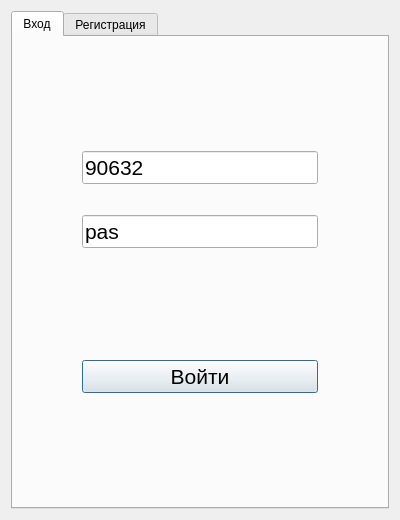
<?xml version="1.0" encoding="UTF-8"?>
<ui version="4.0">
 <class>auth</class>
 <widget class="QDialog" name="auth">
  <property name="geometry">
   <rect>
    <x>0</x>
    <y>0</y>
    <width>400</width>
    <height>520</height>
   </rect>
  </property>
  <property name="windowTitle">
   <string>Dialog</string>
  </property>
  <property name="autoFillBackground">
   <bool>false</bool>
  </property>
  <layout class="QGridLayout" name="gridLayout">
   <item row="0" column="0">
    <widget class="QTabWidget" name="tabWidget">
     <property name="currentIndex">
      <number>0</number>
     </property>
     <widget class="QWidget" name="tab">
      <attribute name="title">
       <string>Вход</string>
      </attribute>
      <layout class="QGridLayout" name="gridLayout_2">
       <item row="6" column="1">
        <spacer name="verticalSpacer_2">
         <property name="orientation">
          <enum>Qt::Vertical</enum>
         </property>
         <property name="sizeHint" stdset="0">
          <size>
           <width>20</width>
           <height>40</height>
          </size>
         </property>
        </spacer>
       </item>
       <item row="4" column="1">
        <spacer name="verticalSpacer">
         <property name="orientation">
          <enum>Qt::Vertical</enum>
         </property>
         <property name="sizeHint" stdset="0">
          <size>
           <width>20</width>
           <height>40</height>
          </size>
         </property>
        </spacer>
       </item>
       <item row="1" column="2">
        <spacer name="horizontalSpacer">
         <property name="orientation">
          <enum>Qt::Horizontal</enum>
         </property>
         <property name="sizeType">
          <enum>QSizePolicy::Preferred</enum>
         </property>
         <property name="sizeHint" stdset="0">
          <size>
           <width>60</width>
           <height>20</height>
          </size>
         </property>
        </spacer>
       </item>
       <item row="1" column="1">
        <widget class="QLineEdit" name="lineEdit">
         <property name="font">
          <font>
           <family>Tahoma</family>
           <pointsize>16</pointsize>
          </font>
         </property>
         <property name="cursor">
          <cursorShape>PointingHandCursor</cursorShape>
         </property>
         <property name="text">
          <string>90632</string>
         </property>
        </widget>
       </item>
       <item row="1" column="0">
        <spacer name="horizontalSpacer_2">
         <property name="orientation">
          <enum>Qt::Horizontal</enum>
         </property>
         <property name="sizeType">
          <enum>QSizePolicy::Preferred</enum>
         </property>
         <property name="sizeHint" stdset="0">
          <size>
           <width>60</width>
           <height>20</height>
          </size>
         </property>
        </spacer>
       </item>
       <item row="3" column="1">
        <widget class="QLineEdit" name="lineEdit_2">
         <property name="font">
          <font>
           <family>Tahoma</family>
           <pointsize>16</pointsize>
          </font>
         </property>
         <property name="cursor">
          <cursorShape>PointingHandCursor</cursorShape>
         </property>
         <property name="text">
          <string>pas</string>
         </property>
        </widget>
       </item>
       <item row="0" column="1">
        <spacer name="verticalSpacer_3">
         <property name="orientation">
          <enum>Qt::Vertical</enum>
         </property>
         <property name="sizeHint" stdset="0">
          <size>
           <width>20</width>
           <height>40</height>
          </size>
         </property>
        </spacer>
       </item>
       <item row="5" column="1">
        <widget class="QPushButton" name="pushButton">
         <property name="font">
          <font>
           <family>Tahoma</family>
           <pointsize>16</pointsize>
           <bold>false</bold>
          </font>
         </property>
         <property name="text">
          <string>Войти</string>
         </property>
        </widget>
       </item>
       <item row="2" column="1">
        <spacer name="verticalSpacer_4">
         <property name="orientation">
          <enum>Qt::Vertical</enum>
         </property>
         <property name="sizeType">
          <enum>QSizePolicy::Fixed</enum>
         </property>
         <property name="sizeHint" stdset="0">
          <size>
           <width>20</width>
           <height>25</height>
          </size>
         </property>
        </spacer>
       </item>
      </layout>
     </widget>
     <widget class="QWidget" name="tab_2">
      <attribute name="title">
       <string>Регистрация</string>
      </attribute>
      <layout class="QGridLayout" name="gridLayout_3">
       <item row="0" column="1">
        <spacer name="verticalSpacer_5">
         <property name="orientation">
          <enum>Qt::Vertical</enum>
         </property>
         <property name="sizeHint" stdset="0">
          <size>
           <width>20</width>
           <height>95</height>
          </size>
         </property>
        </spacer>
       </item>
       <item row="1" column="0">
        <spacer name="horizontalSpacer_3">
         <property name="orientation">
          <enum>Qt::Horizontal</enum>
         </property>
         <property name="sizeType">
          <enum>QSizePolicy::Preferred</enum>
         </property>
         <property name="sizeHint" stdset="0">
          <size>
           <width>60</width>
           <height>20</height>
          </size>
         </property>
        </spacer>
       </item>
       <item row="1" column="1">
        <widget class="QLineEdit" name="lineEdit_4">
         <property name="font">
          <font>
           <family>Tahoma</family>
           <pointsize>16</pointsize>
          </font>
         </property>
         <property name="cursor">
          <cursorShape>PointingHandCursor</cursorShape>
         </property>
         <property name="text">
          <string>13304104</string>
         </property>
        </widget>
       </item>
       <item row="1" column="2">
        <spacer name="horizontalSpacer_4">
         <property name="orientation">
          <enum>Qt::Horizontal</enum>
         </property>
         <property name="sizeType">
          <enum>QSizePolicy::Preferred</enum>
         </property>
         <property name="sizeHint" stdset="0">
          <size>
           <width>60</width>
           <height>20</height>
          </size>
         </property>
        </spacer>
       </item>
       <item row="2" column="1">
        <spacer name="verticalSpacer_8">
         <property name="orientation">
          <enum>Qt::Vertical</enum>
         </property>
         <property name="sizeType">
          <enum>QSizePolicy::Fixed</enum>
         </property>
         <property name="sizeHint" stdset="0">
          <size>
           <width>20</width>
           <height>25</height>
          </size>
         </property>
        </spacer>
       </item>
       <item row="3" column="1">
        <widget class="QLineEdit" name="lineEdit_3">
         <property name="font">
          <font>
           <family>Tahoma</family>
           <pointsize>16</pointsize>
          </font>
         </property>
         <property name="cursor">
          <cursorShape>PointingHandCursor</cursorShape>
         </property>
         <property name="text">
          <string>pas</string>
         </property>
        </widget>
       </item>
       <item row="4" column="1">
        <spacer name="verticalSpacer_6">
         <property name="orientation">
          <enum>Qt::Vertical</enum>
         </property>
         <property name="sizeHint" stdset="0">
          <size>
           <width>20</width>
           <height>96</height>
          </size>
         </property>
        </spacer>
       </item>
       <item row="5" column="1">
        <widget class="QPushButton" name="pushButton_2">
         <property name="font">
          <font>
           <family>Tahoma</family>
           <pointsize>16</pointsize>
           <bold>false</bold>
          </font>
         </property>
         <property name="text">
          <string>Зарегистрироваться</string>
         </property>
        </widget>
       </item>
       <item row="6" column="1">
        <spacer name="verticalSpacer_7">
         <property name="orientation">
          <enum>Qt::Vertical</enum>
         </property>
         <property name="sizeHint" stdset="0">
          <size>
           <width>20</width>
           <height>95</height>
          </size>
         </property>
        </spacer>
       </item>
      </layout>
     </widget>
    </widget>
   </item>
  </layout>
 </widget>
 <resources/>
 <connections/>
</ui>
